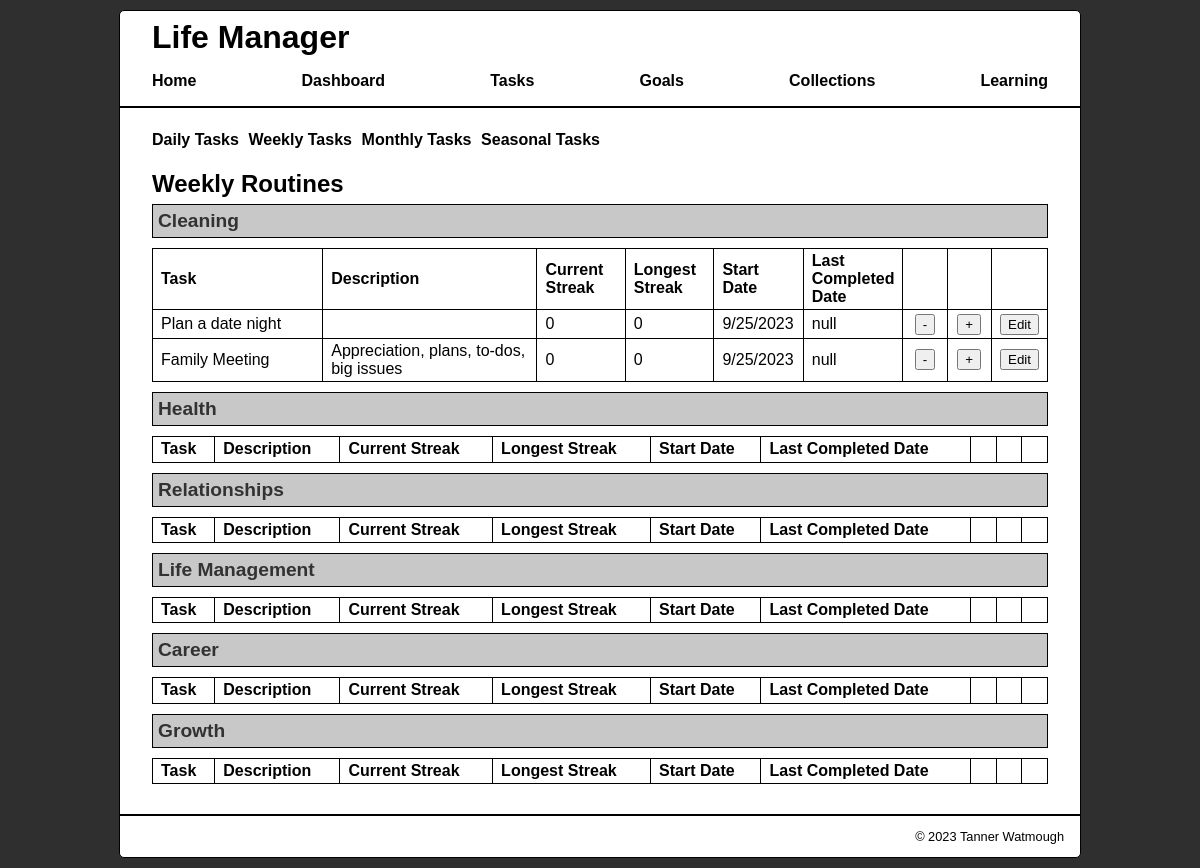
Page /controller/week_controller.php on the earlier database version.
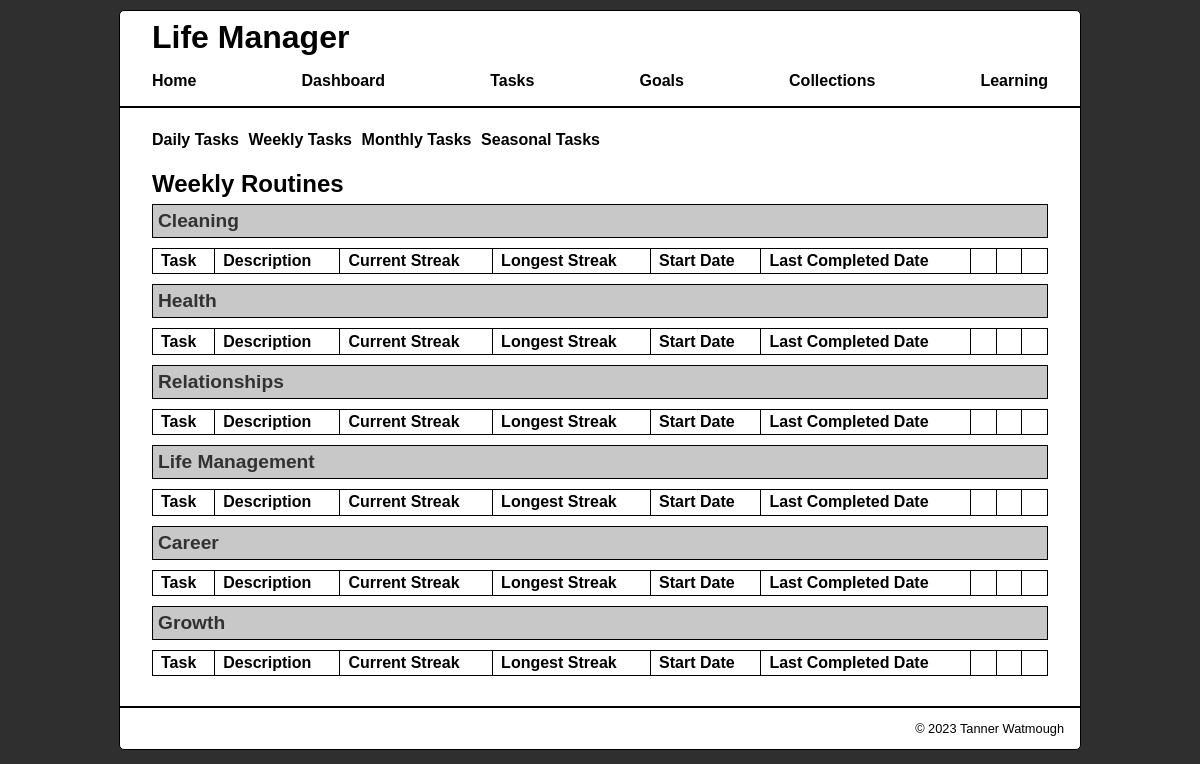
Same page on the later database version.
### tables this page shows
CREATE TABLE weeklyTask (
    weeklyId int NOT NULL AUTO_INCREMENT,
    email varchar(50) NOT NULL,
    name varchar (50) NOT NULL,
    category int NOT NULL, 
    info varchar (255) NULL,
    currStreak int NOT NULL,
    maxStreak int NOT NULL, 
    startDate datetime NOT NULL,
    lastDate datetime NULL,
    PRIMARY KEY (weeklyId),
    FOREIGN KEY (email) REFERENCES users(email),
    FOREIGN KEY (category) REFERENCES categories(categoryId)
);

### model/task_database.php (called while the page is built, shortened)
<?php
require_once($_SERVER['DOCUMENT_ROOT']."/life_manager/model/database.php");
function get_all_weekly() {
    global $db;
    $query = 'SELECT * FROM weeklytask ORDER BY weeklyId';
    try {
        $statement = $db->prepare($query);
        $statement->execute();
        $result = $statement->fetchAll();
        return $result;
    } catch (PDOException $e) {
        display_db_error($e->getMessage());
        exit();
    }
}
?>

### view/week_view.php (the view, shortened to what this page needs)
<?php
include('header.php');
$weeklies = filter_input(INPUT_POST, 'weeklies');
if ($weeklies == NULL) {
  $weeklies = filter_input(INPUT_GET, 'weeklies');
}
if ($weeklies == NULL) {
  require_once($_SERVER['DOCUMENT_ROOT']."/life_manager/model/task_database.php");
  $weeklies = get_all_weekly();
}
?>
<main>
    <nav class="container">
        <a href="/life_manager/controller/day_controller.php">Daily Tasks</a>
        <a href="/life_manager/controller/week_controller.php">Weekly Tasks</a>
        <a href="/life_manager/controller/month_controller.php">Monthly Tasks</a>
        <a href="/life_manager/controller/seasonal_controller.php">Seasonal Tasks</a>
    </nav>
    <h2>Weekly Routines</h2>
    <button type="button" class="collapsible heading-medium active">Cleaning</button>
    <section class="collapse">
        <table>
        <tr>
            <th>Task</th>
            <th>Description</th>
            <th>Current Streak</th>
            <th>Longest Streak</th>
            <th>Start Date</th>
            <th>Last Completed Date</th>
            <th>&nbsp;</th>
            <th>&nbsp;</th>
            <th>&nbsp;</th>
        </tr>
        <?php foreach ($weeklies as $weekly) :
            if ($weekly['category'] == 6) {
            ?>
            <tr>
                <td><?php echo htmlspecialchars($weekly['name']); ?></td>
                <td><?php echo htmlspecialchars($weekly['info']); ?></td>
                <td><?php echo htmlspecialchars($weekly['currStreak']); ?></td>
                <td><?php echo htmlspecialchars($weekly['maxStreak']); ?></td>
                <td>
                <?php echo htmlspecialchars(date('n/j/Y', strtotime($weekly['startDate']))); ?>
                </td>
                <td>
                <?php
                    if ($weekly['lastDate'] == NULL) {
                    echo 'null';
                    } else {
                    echo htmlspecialchars(date('n/j/Y', strtotime($weekly['lastDate'])));
                    }
                ?>
                </td>
                <td>
                <form action="https://localhost/life_manager/controller/week_controller.php"
                    method="post">
                    <input type="submit" value="-" />
                </form>
                </td>
                <td>
                <form action="https://localhost/life_manager/controller/week_controller.php"
                    method="post">
                    <input type="submit" value="+" onClick="window.location.reload()" />
                </form>
                </td>
                <td>
                <form action="https://localhost/life_manager/controller/week_controller.php"
                    method="post">
                    <input type="submit" value="Edit" />
                </form>
                </td>
            </tr>
            <?php } else {continue;} endforeach; ?>
        </table>
    </section>
    <button type="button" class="collapsible heading-medium active" id="health">Health</button>
    <section class="collapse">
        <table>
        <tr>
            <th>Task</th>
            <th>Description</th>
            <th>Current Streak</th>
            <th>Longest Streak</th>
            <th>Start Date</th>
            <th>Last Completed Date</th>
            <th>&nbsp;</th>
            <th>&nbsp;</th>
            <th>&nbsp;</th>
        </tr>
        </table>
    </section>
    <button type="button" class="collapsible heading-medium active" id="relationships">Relationships</button>
    <section class="collapse">
        <table>
        <tr>
            <th>Task</th>
            <th>Description</th>
            <th>Current Streak</th>
            <th>Longest Streak</th>
            <th>Start Date</th>
            <th>Last Completed Date</th>
            <th>&nbsp;</th>
            <th>&nbsp;</th>
            <th>&nbsp;</th>
        </tr>
        </table>
    </section>
    <button type="button" class="collapsible heading-medium active" id="life">Life Management</button>
    <section class="collapse">
        <table>
            <tr>
            <th>Task</th>
            <th>Description</th>
            <th>Current Streak</th>
            <th>Longest Streak</th>
            <th>Start Date</th>
            <th>Last Completed Date</th>
            <th>&nbsp;</th>
            <th>&nbsp;</th>
            <th>&nbsp;</th>
            </tr>
        </table>
    </section>
    <button type="button" class="collapsible heading-medium active" id="career">Career</button>
    <section class="collapse">
        <table>
        <tr>
            <th>Task</th>
            <th>Description</th>
            <th>Current Streak</th>
            <th>Longest Streak</th>
            <th>Start Date</th>
            <th>Last Completed Date</th>
            <th>&nbsp;</th>
            <th>&nbsp;</th>
            <th>&nbsp;</th>
        </tr>
        </table>
    </section>
       <button type="button" class="collapsible heading-medium active" id="growth">Growth</button>
        <section class="collapse">
            <table>
                <tr>
                <th>Task</th>
                <th>Description</th>
                <th>Current Streak</th>
                <th>Longest Streak</th>
                <th>Start Date</th>
                <th>Last Completed Date</th>
                <th>&nbsp;</th>
                <th>&nbsp;</th>
                <th>&nbsp;</th>
                </tr>
            </table>
        </section>
</main>
<?php include('footer.php'); ?>

### controller/week_controller.php (shortened to what this page needs)
<?php
require_once($_SERVER['DOCUMENT_ROOT']."/life_manager/model/task_database.php");
$action = filter_input(INPUT_POST, 'action');
if ($action == NULL) {
  $action = filter_input(INPUT_GET, 'action');
}
switch ($action) {
  default:
    $habits = get_all_weekly();
    include($_SERVER['DOCUMENT_ROOT']."/life_manager/view/week_view.php");
    break;
}
?>

### view/header.php (shortened to what this page needs)
<!DOCTYPE html>
<html lang="en">
<head>
    <link rel="stylesheet" type="text/css"
          href="/life_manager/css/base.css" />
</head>
<body>
    <header>
        <nav>
            <h1>Life Manager</h1>
            <ul>
                <li><a href="/life_manager/index.php">Home</a></li>
                <li>
                    <a href="/life_manager/controller/day_controller.php">Dashboard</a>
                </li>
                <li>
                    <a href="/life_manager/controller/tasks_controller.php">Tasks</a>
                </li>
                <li>
                    <a href="/life_manager/controller/goals_controller.php">Goals</a>
                </li>
                <li>
                    <a href="/life_manager/controller/books_controller.php">Collections</a>
                </li>
                <li>
                    <a href="/life_manager/controller/learning_controller.php">Learning</a>
                </li>
            </ul>
        </nav>
    </header>

### view/footer.php
<footer>
    <p class="copyright">
        &copy; <?php echo date("Y"); ?> Tanner Watmough
    </p>
</footer>
</body>
</html>

### css/base.css (style rules this page uses)
html { background-color: #2F2F2F; }
body { font-family: Arial, Helvetica, sans-serif; width: 80vw; margin: 10px auto; background-color: white; border: 1px solid black; border-radius: 5px; }
header { margin: 0; border-bottom: 2px solid black; padding: .5rem 2rem; }
header h1 { color: black; margin: 0; padding: 0; }
header ul { margin: 0; padding: 1em 0 0 0; }
main { margin: 0; padding: .5em 2em .25em; }
footer { clear: both; margin-top: 1em; padding-right: 1em; border-top: 2px solid black; }
footer p { text-align: right; font-size: 80%; margin: 1em 0; }
h1 { font-size: 2rem; margin: 0; padding: .5em 0 .25em; }
h2 { font-size: 1.5rem; margin: 0; padding: .25em 0 .25em ; }
h1, h2 { color: black; }
p { margin: .5em 0 .5em 0; padding: 0; }
ul { margin: 0; padding: 0; }
li { margin: 0; padding: 0; }
nav ul { list-style-type: none; margin-left: 0; padding-left: 0; }
nav ul li { padding-bottom: 0.5em; }
nav a { color: black; font-weight: bold; text-decoration: none; }
table { width: 100%; border: 1px solid black; border-collapse: collapse; }
td, th { border: 1px solid black; padding: .2em .5em .2em .5em; text-align: left; }
.collapsible { background-color: rgb(200, 200, 200); color: rgb(50, 50, 50); cursor: pointer; padding: 5px; width: 100%; border: none; text-align: left; font-weight: bold; }
.heading-medium { font-size: 1.2rem; }
.active { border: 1px solid black; }
.collapse { display: block; padding: 10px 0; overflow: hidden; }
.container { display: flex; width: 50%; justify-content: space-between; margin: 15px 0; }
nav ul { display: flex; justify-content: space-between; }
td:first-child { width: 20%; }
td:nth-child(2) { width: 25%; }
td:nth-child(3), td:nth-child(4), td:nth-child(5), td:nth-child(6) { width: 10%; }
td:last-child, td:nth-child(7), td:nth-child(8) { width: 5%; text-align: center; }
form { margin: 0; }

Differences in the rows shown:
removed weeklytask: name "Plan a date night", currStreak "0", maxStreak "0", startDate "9/25/2023", shows "null"
removed weeklytask: name "Family Meeting", info "Appreciation, plans, to-dos, big issues", currStreak "0", maxStreak "0", startDate "9/25/2023", shows "null"
